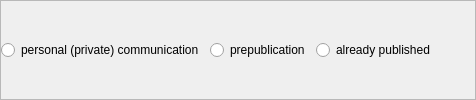
               <widget class="QFrame" name="frame_for_radiobuttons">
                <property name="frameShape">
                 <enum>QFrame::Shape::StyledPanel</enum>
                </property>
                <property name="frameShadow">
                 <enum>QFrame::Shadow::Raised</enum>
                </property>
                <layout class="QVBoxLayout" name="verticalLayout_28">
                 <property name="leftMargin">
                  <number>0</number>
                 </property>
                 <property name="topMargin">
                  <number>0</number>
                 </property>
                 <property name="rightMargin">
                  <number>0</number>
                 </property>
                 <property name="bottomMargin">
                  <number>0</number>
                 </property>
                 <item>
                  <layout class="QHBoxLayout" name="horizontalLayout_radiobuttons">
                   <item>
                    <widget class="QRadioButton" name="personalDepositRadioButton">
                     <property name="text">
                      <string>personal (private) communication</string>
                     </property>
                    </widget>
                   </item>
                   <item>
                    <widget class="QRadioButton" name="prepublicationDepositRadioButton">
                     <property name="text">
                      <string>prepublication</string>
                     </property>
                    </widget>
                   </item>
                   <item>
                    <widget class="QRadioButton" name="publishedDepositionRadioButton">
                     <property name="text">
                      <string>already published</string>
                     </property>
                    </widget>
                   </item>
                   <item>
                    <spacer name="horizontalSpacer_31">
                     <property name="orientation">
                      <enum>Qt::Orientation::Horizontal</enum>
                     </property>
                     <property name="sizeType">
                      <enum>QSizePolicy::Policy::Preferred</enum>
                     </property>
                     <property name="sizeHint" stdset="0">
                      <size>
                       <width>40</width>
                       <height>20</height>
                      </size>
                     </property>
                    </spacer>
                   </item>
                  </layout>
                 </item>
                </layout>
               </widget>
